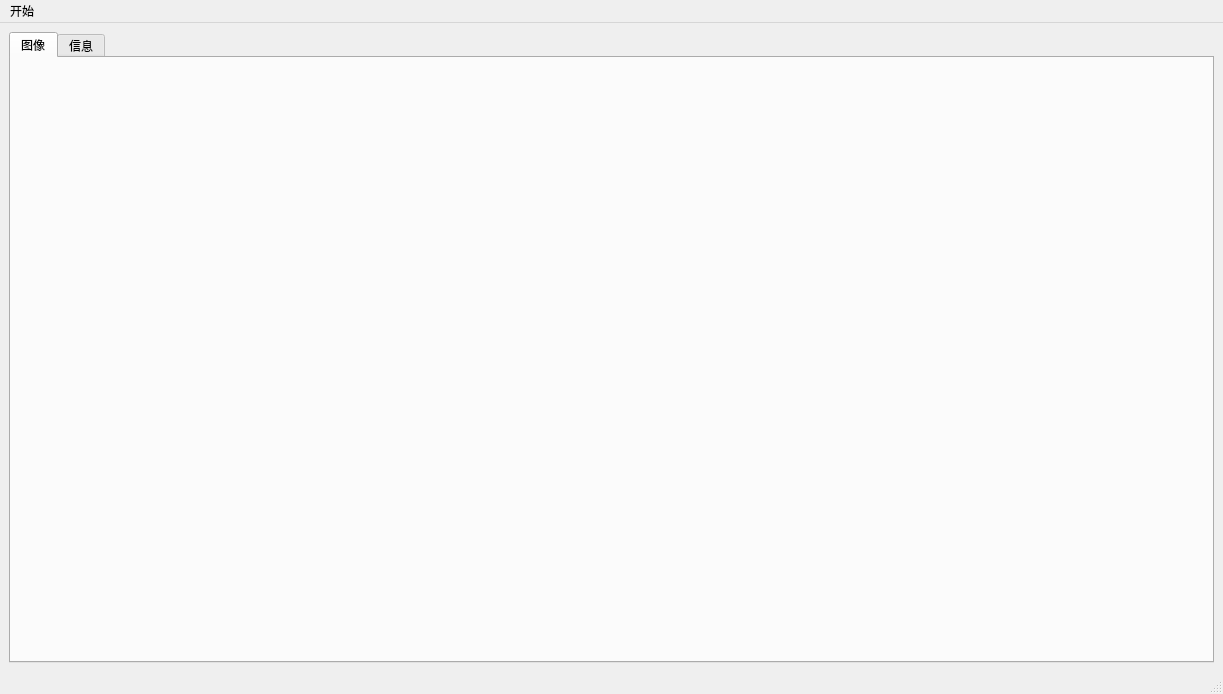
<?xml version="1.0" encoding="UTF-8"?>
<ui version="4.0">
 <class>MainWindow</class>
 <widget class="QMainWindow" name="MainWindow">
  <property name="geometry">
   <rect>
    <x>0</x>
    <y>0</y>
    <width>1223</width>
    <height>694</height>
   </rect>
  </property>
  <property name="mouseTracking">
   <bool>true</bool>
  </property>
  <property name="windowTitle">
   <string>读取dcm信息</string>
  </property>
  <widget class="QWidget" name="centralwidget">
   <property name="mouseTracking">
    <bool>true</bool>
   </property>
   <layout class="QVBoxLayout" name="verticalLayout">
    <item>
     <widget class="QTabWidget" name="tabWidget">
      <property name="mouseTracking">
       <bool>true</bool>
      </property>
      <property name="currentIndex">
       <number>0</number>
      </property>
      <widget class="QWidget" name="tab">
       <property name="mouseTracking">
        <bool>true</bool>
       </property>
       <attribute name="title">
        <string>图像</string>
       </attribute>
       <layout class="QVBoxLayout" name="verticalLayout_2">
        <item>
         <widget class="QLabel" name="label">
          <property name="sizePolicy">
           <sizepolicy hsizetype="Preferred" vsizetype="Preferred">
            <horstretch>0</horstretch>
            <verstretch>0</verstretch>
           </sizepolicy>
          </property>
          <property name="mouseTracking">
           <bool>true</bool>
          </property>
          <property name="layoutDirection">
           <enum>Qt::LeftToRight</enum>
          </property>
          <property name="text">
           <string/>
          </property>
          <property name="alignment">
           <set>Qt::AlignCenter</set>
          </property>
         </widget>
        </item>
       </layout>
      </widget>
      <widget class="QWidget" name="tab_2">
       <property name="mouseTracking">
        <bool>true</bool>
       </property>
       <attribute name="title">
        <string>信息</string>
       </attribute>
       <layout class="QHBoxLayout" name="horizontalLayout">
        <item>
         <widget class="QTreeWidget" name="treeWidget">
          <property name="mouseTracking">
           <bool>true</bool>
          </property>
          <column>
           <property name="text">
            <string notr="true">1</string>
           </property>
          </column>
         </widget>
        </item>
        <item>
         <widget class="Line" name="line">
          <property name="mouseTracking">
           <bool>true</bool>
          </property>
          <property name="orientation">
           <enum>Qt::Vertical</enum>
          </property>
         </widget>
        </item>
        <item>
         <widget class="QTextEdit" name="textEdit"/>
        </item>
       </layout>
      </widget>
     </widget>
    </item>
   </layout>
  </widget>
  <widget class="QMenuBar" name="menubar">
   <property name="geometry">
    <rect>
     <x>0</x>
     <y>0</y>
     <width>1223</width>
     <height>23</height>
    </rect>
   </property>
   <widget class="QMenu" name="menu">
    <property name="title">
     <string>开始</string>
    </property>
    <addaction name="action_open"/>
    <addaction name="action_export"/>
   </widget>
   <addaction name="menu"/>
  </widget>
  <widget class="QStatusBar" name="statusbar">
   <property name="mouseTracking">
    <bool>true</bool>
   </property>
  </widget>
  <action name="action_open">
   <property name="text">
    <string>打开</string>
   </property>
  </action>
  <action name="action_export">
   <property name="text">
    <string>导出</string>
   </property>
  </action>
 </widget>
 <resources/>
 <connections/>
</ui>
